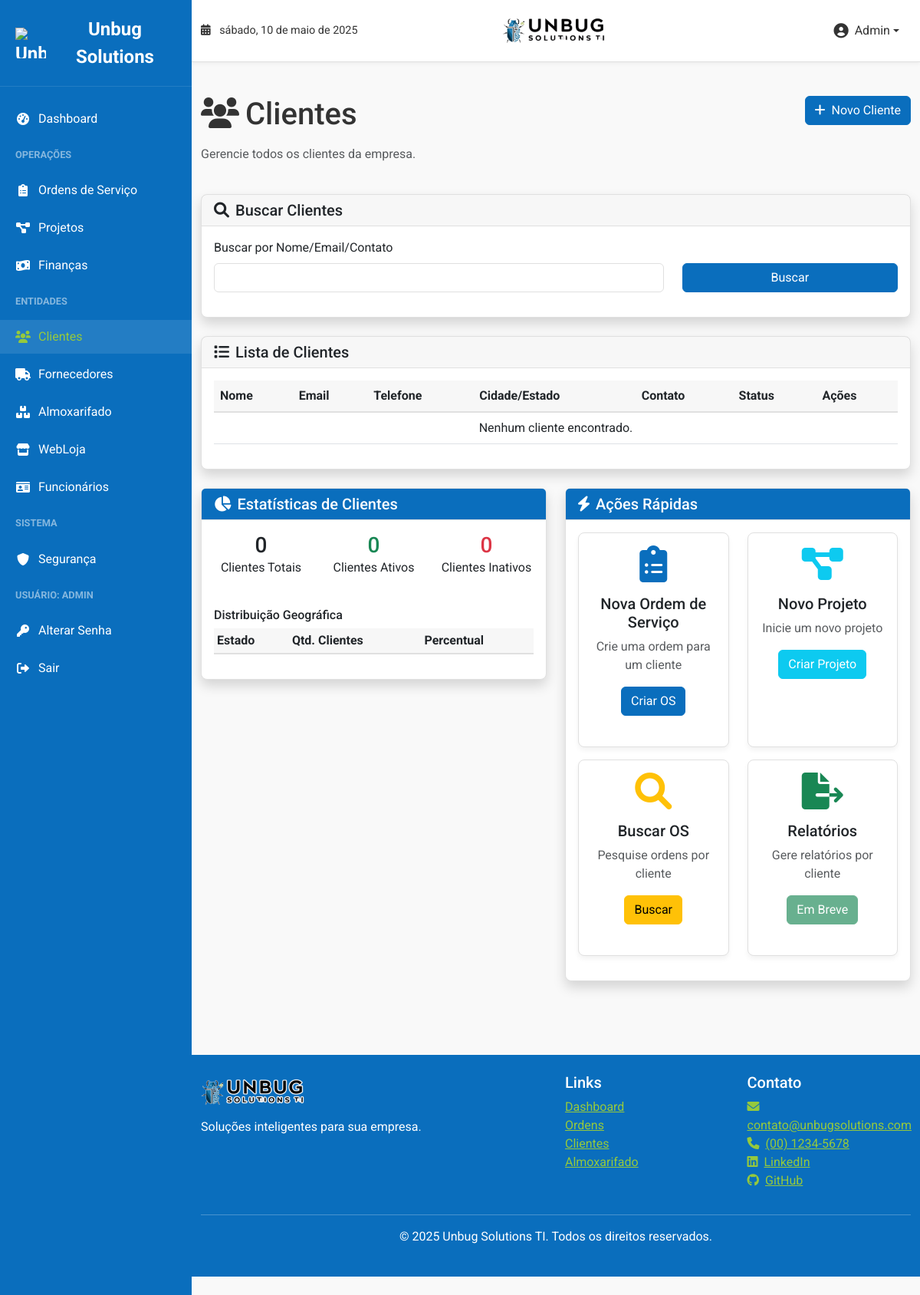
The page /clients/ (signed in) on the database as committed earlier.
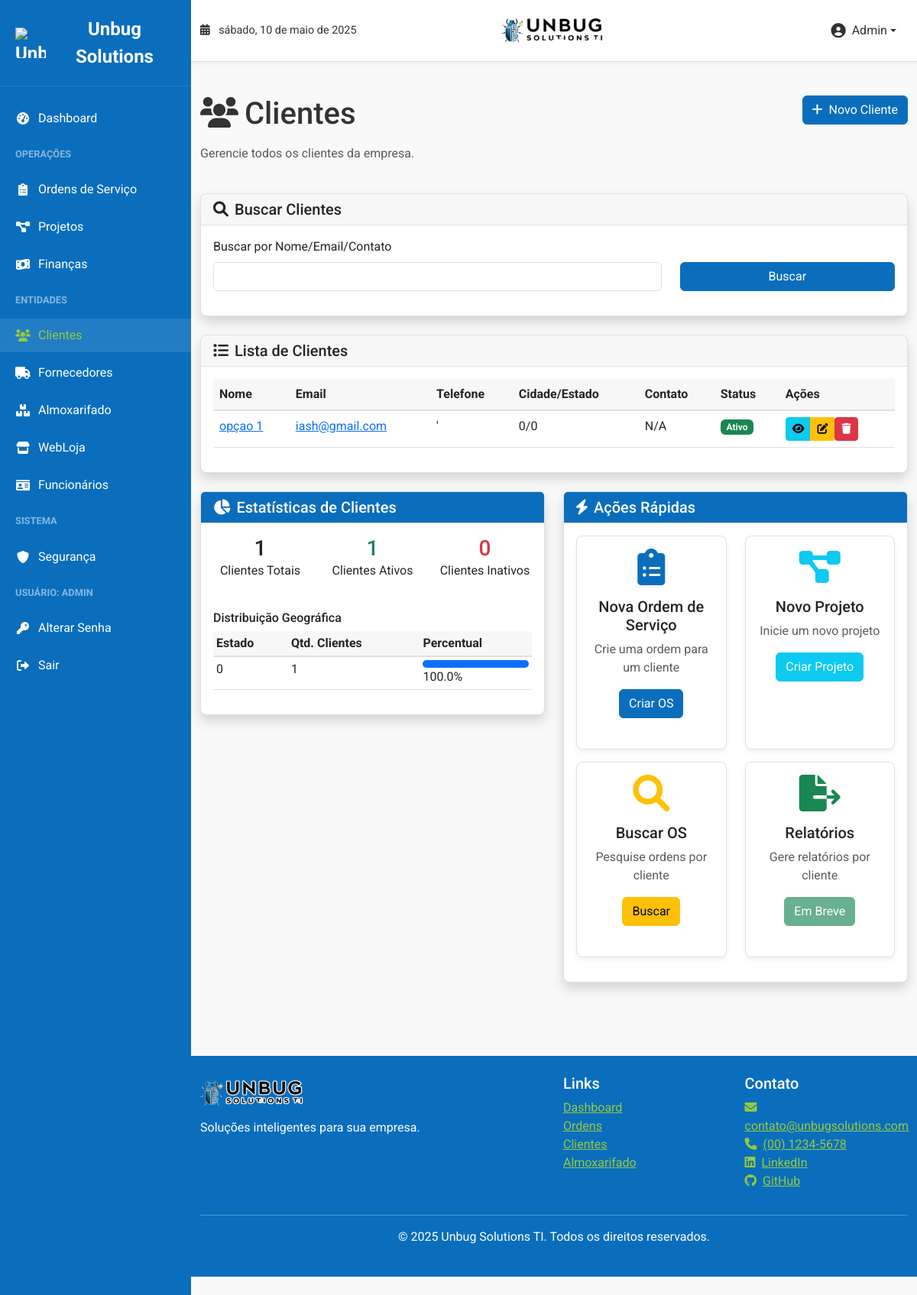
The same page on the database as committed later.
### models.py (models this page shows)
class Client(db.Model):
    id = db.Column(db.Integer, primary_key=True)
    name = db.Column(db.String(100), nullable=False)
    email = db.Column(db.String(120))
    phone = db.Column(db.String(20))
    address = db.Column(db.String(200))
    city = db.Column(db.String(100))
    state = db.Column(db.String(50))
    zip_code = db.Column(db.String(20))
    contact_person = db.Column(db.String(100))
    active = db.Column(db.Boolean, default=True)
    created_at = db.Column(db.DateTime, default=datetime.utcnow)
    updated_at = db.Column(db.DateTime, default=datetime.utcnow, onupdate=datetime.utcnow)
    service_orders = relationship("ServiceOrder", back_populates="client")
    projects = relationship("Project", back_populates="client")
    financial_entries = relationship("FinancialEntry", back_populates="client")

### blueprints/clients.py (the view)
@clients_bp.route('/')
@login_required
def index():
    search_form = SearchForm()
    query = Client.query
    if request.args.get('query'):
        search_term = f"%{request.args.get('query')}%"
        query = query.filter(Client.name.like(search_term) |
                            Client.email.like(search_term) |
                            Client.contact_person.like(search_term))
    clients = query.order_by(Client.name).all()
    return render_template('clients/index.html',
                          clients=clients,
                          search_form=search_form)

### forms.py
class SearchForm(FlaskForm):
    query = StringField('Buscar', validators=[Optional()])
    status = SelectField('Status', validators=[Optional()], choices=[
        ('', 'Todos'),
        ('open', 'Aberta'),
        ('in_progress', 'Em Andamento'),
        ('completed', 'Concluída'),
        ('cancelled', 'Cancelada')
    ])
    date_from = DateField('De', format='%Y-%m-%d', validators=[Optional()])
    date_to = DateField('Até', format='%Y-%m-%d', validators=[Optional()])
    submit = SubmitField('Buscar')

### models.py (called while the page is built)
    @property
    def is_active(self):
        return self._is_active

    def has_security_access(self):
        return self.role == 'admin'

    def has_finance_access(self):
        return self.role in ['admin', 'management']

    def can_delete(self):
        return self.role in ['admin', 'management']

    def get_role_display(self):
        role_names = {
            'admin': 'Administrador',
            'management': 'Gerência',
            'employee': 'Funcionário'
        }
        return role_names.get(self.role, self.role)

### templates/clients/index.html (shortened to what the changed rows need)
{% extends 'base.html' %}
{% block content %}
<div class="row mb-4">
    <div class="col-md-8">
        <h1 class="mb-3"><i class="fas fa-users me-2"></i>Clientes</h1>
    </div>
</div>
<div class="card shadow">
    <div class="card-body">
        <div class="table-responsive">
            <table class="table table-hover">
                <thead>
                    <tr>
                        <th>Nome</th>
                        <th>Email</th>
                        <th>Telefone</th>
                        <th>Cidade/Estado</th>
                        <th>Contato</th>
                        <th>Status</th>
                        <th>Ações</th>
                    </tr>
                </thead>
                <tbody>
                    {% if clients %}
                        {% for client in clients %}
                        <tr>
                            <td>
                                <a href="{{ url_for('clients.view_client', client_id=client.id) }}">
                                    {{ client.name }}
                                </a>
                            </td>
                            <td>
                                <a href="mailto:{{ client.email }}">{{ client.email }}</a>
                            </td>
                            <td>{{ client.phone }}</td>
                            <td>{{ client.city }}/{{ client.state }}</td>
                            <td>{{ client.contact_person or "N/A" }}</td>
                            <td>
                                {% if client.active %}
                                    <span class="badge bg-success">Ativo</span>
                                {% else %}
                                    <span class="badge bg-danger">Inativo</span>
                                {% endif %}
                            </td>
                            <td>
                                <div class="btn-group">
                                    <a href="{{ url_for('clients.view_client', client_id=client.id) }}" class="btn btn-sm btn-info" title="Visualizar">
                                        <i class="fas fa-eye"></i>
                                    </a>
                                    <a href="{{ url_for('clients.edit_client', client_id=client.id) }}" class="btn btn-sm btn-warning" title="Editar">
                                        <i class="fas fa-edit"></i>
                                    </a>
                                    {% if current_user.can_delete() %}
                                    <form action="{{ url_for('clients.delete_client', client_id=client.id) }}" method="post" class="d-inline" onsubmit="return confirm('Tem certeza que deseja excluir este cliente?');">
                                        <button type="submit" class="btn btn-sm btn-danger" title="Excluir">
                                            <i class="fas fa-trash"></i>
                                        </button>
                                    </form>
                                    {% endif %}
                                </div>
                            </td>
                        </tr>
                        {% endfor %}
                    {% else %}
                        <tr>
                            <td colspan="7" class="text-center">Nenhum cliente encontrado.</td>
                        </tr>
                    {% endif %}
                </tbody>
            </table>
        </div>
    </div>
</div>
<div class="row mt-4">
    <div class="col-md-6">
        <div class="card shadow">
            <div class="card-body">
                <div class="row text-center">
                    <div class="col-4">
                        <div class="h3 mb-0">{{ clients|length }}</div>
                        <p>Clientes Totais</p>
                    </div>
                    <div class="col-4">
                        {% set active_clients = namespace(count=0) %}
                        {% for client in clients %}
                            {% if client.active %}
                                {% set active_clients.count = active_clients.count + 1 %}
                            {% endif %}
                        {% endfor %}
                        <div class="h3 mb-0 text-success">{{ active_clients.count }}</div>
                        <p>Clientes Ativos</p>
                    </div>
                </div>
                <div class="mt-4">
                    {% set states = {} %}
                    {% for client in clients %}
                        {% if client.state in states %}
                            {% set _ = states.update({client.state: states[client.state] + 1}) %}
                        {% else %}
                            {% set _ = states.update({client.state: 1}) %}
                        {% endif %}
                    {% endfor %}
                    <div class="table-responsive">
                        <table class="table table-sm">
                            <thead>
                                <tr>
                                    <th>Estado</th>
                                    <th>Qtd. Clientes</th>
                                    <th>Percentual</th>
                                </tr>
                            </thead>
                            <tbody>
                                {% for state, count in states.items() %}
                                <tr>
                                    <td>{{ state }}</td>
                                    <td>{{ count }}</td>
                                    <td>
                                        <div class="progress" style="height: 10px;">
                                            <div class="progress-bar" role="progressbar" style="width: {{ (count / clients|length) * 100 }}%"></div>
                                        </div>
                                        {{ ((count / clients|length) * 100)|round(1) }}%
                                    </td>
                                </tr>
                                {% endfor %}
                            </tbody>
                        </table>
                    </div>
                </div>
            </div>
        </div>
    </div>
</div>
{% endblock %}

Rows that differ between the two databases and show on the page:
added Client: name "opçao 1", email "iash@gmail.com", phone "'", city "0", state "0", contact_person "N/A", active "Ativo"
Other text that changed with them:
{{ clients|length }}: "0" → "1"
{{ active_clients.count }}: "0" → "1"
new list line: "0 1 100.0 %"
text no longer shown: "Nenhum cliente encontrado."
